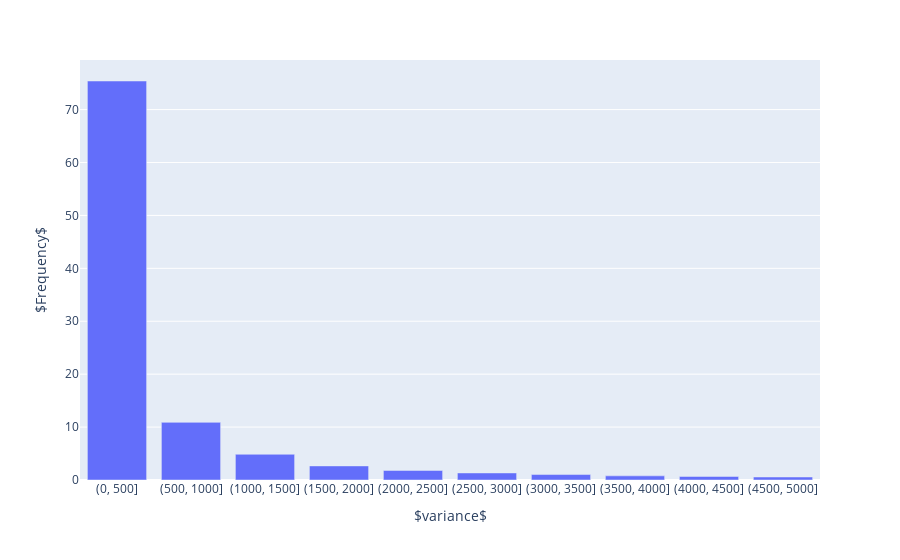

Notebook cell for this chart:
### Code cell
block_freq = df_post[['variance_category']].value_counts(normalize=True).rename_axis('variance_category').reset_index(name='freq')
block_freq["freq"] *= 100
px.bar(
    block_freq, x="variance_category", y="freq", labels={"blk no.": " $#blocks after l$ ", "variance_category": " $variance$ ", "freq": "$Frequency$"},

)

### Figure 1 — Plotly figure (JSON) as saved in the notebook; plotly's stock layout.template omitted (floating-point values rounded to 4 significant figures)
{"data": [{"alignmentgroup": "True", "hovertemplate": " $variance$ =%{x}<br>$Frequency$=%{y}<extra></extra>", "legendgroup": "", "marker": {"color": "#636efa"}, "name": "", "offsetgroup": "", "orientation": "v", "showlegend": false, "textposition": "auto", "type": "bar", "x": ["(0, 500]", "(500, 1000]", "(1000, 1500]", "(1500, 2000]", "(2000, 2500]", "(2500, 3000]", "(3000, 3500]", "(3500, 4000]", "(4000, 4500]", "(4500, 5000]"], "xaxis": "x", "y": [75.4, 10.89, 4.859, 2.66, 1.807, 1.334, 1.032, 0.7822, 0.6667, 0.5673], "yaxis": "y"}], "layout": {"autosize": true, "barmode": "relative", "legend": {"tracegroupgap": 0}, "margin": {"t": 60}, "xaxis": {"anchor": "y", "autorange": true, "domain": [0, 1], "range": [-0.5, 9.5], "title": {"text": " $variance$ "}, "type": "category"}, "yaxis": {"anchor": "x", "autorange": true, "domain": [0, 1], "range": [0, 79.37], "title": {"text": "$Frequency$"}, "type": "linear"}}}
